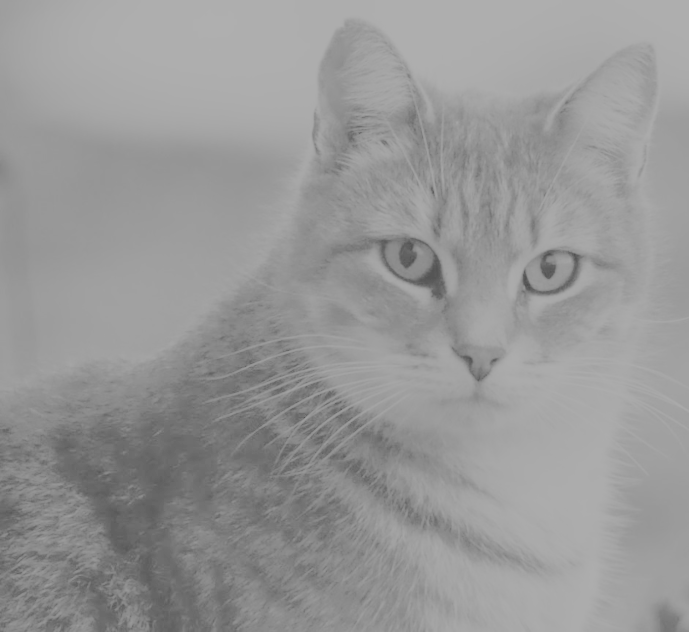
#> input picture ex1/IntroML - Exercise 1/data/hello.png, 689 x 632 px
$ python histogram_equalization.py
#> lines starting #> are read from the running program, lines starting #| are printed output that depends on the picture
import numpy as np
import cv2
import matplotlib.pyplot as plt
from pathlib import Path


def load_image(path: str) -> np.ndarray:
    # Load the image using CV2 and return it.
    loaded_image = cv2.imread(path, cv2.IMREAD_GRAYSCALE)
    if loaded_image is None:
        raise FileNotFoundError(f"Cannot load image at {path}")
    return loaded_image


def compute_histogram(image: np.ndarray) -> np.ndarray:
    # ToDo: Create a histogram for the given image (256 values).
    # ToDo: Don't use functions like np.histogram.
    # ToDo: It is easier if you flatten your image first.
    histogram = np.zeros(256, dtype=np.int64)
    flattened_image = image.flatten()

    for pixel in flattened_image:
        histogram[pixel] += 1
    return histogram


def compute_cdf(histogram: np.ndarray) -> np.ndarray:
    # ToDo: Compute the CDF.
    # ToDo: Don't forget to normalize it (turn it into a distribution).
    cdf = np.zeros(256, dtype=np.float64)

    total_pixels = 0
    for number_of_pixels_with_intensity in histogram:
        total_pixels += number_of_pixels_with_intensity

    cumulative_pixel_count = 0
    for i in range(256):
        cumulative_pixel_count += histogram[i]
        cdf[i] = cumulative_pixel_count / total_pixels
    return cdf


def equalize_image(image: np.ndarray, cdf: np.ndarray) -> np.ndarray:
    # ToDo: Apply histogram equalization to the given image.
    # ToDo: Hint: Flatten the image first and reshape it again in the end.
    flattened_image = image.flatten()
    equalized_flattened_image = np.zeros_like(flattened_image, dtype=np.uint8)

    # The maximum gray value for an 8-bit grayscale image is 255
    number_of_intensity_values = 255

    # Find C_min: the first non-zero value in the CDF
    cdf_min = 0.0
    for cdf_value in cdf:
        if cdf_value > 0:
            cdf_min = cdf_value
            break

    # Apply the histogram equalization formula to every pixel
    for pixel_index in range(len(flattened_image)):
        old_pixel_value = flattened_image[pixel_index]

        # new_pixel = floor(((C(old_pixel) - C_min) / (1 - C_min)) * 255)
        new_pixel_value = np.floor(
            ((cdf[old_pixel_value] - cdf_min) / (1 - cdf_min))
            * number_of_intensity_values
        )

        equalized_flattened_image[pixel_index] = np.uint8(new_pixel_value)

    equalized_image = equalized_flattened_image.reshape(image.shape)
    return equalized_image


def save_image(image: np.ndarray, path: str) -> None:
    # Save the image to the given folder.
    cv2.imwrite(path, image)


def show_images(original_image: np.ndarray, equalized_image: np.ndarray) -> None:
    # ToDo: Display the original and the equalized images next to each other.
    plt.figure(figsize=(10, 5))
    plt.subplot(1, 2, 1)
    plt.imshow(original_image, cmap='gray')
    plt.title('Original Image')
    plt.axis('off')

    plt.subplot(1, 2, 2)
    plt.imshow(equalized_image, cmap='gray')
    plt.title('Equalized Image')
    plt.axis('off')

    plt.tight_layout()
    plt.show()


def histogram_equalization(input_path: str, output_path: str) -> None:
    # ToDo: Combine the different functions into one.
    loaded_image = load_image(input_path)
#> in load_image, loaded_image is the input picture: shape (632, 689); min 78, max 175, mean 151.1
    histogram = compute_histogram(loaded_image)
#> the loop in compute_histogram, `for pixel in flattened_image:` made 435448 passes
#> pixel on passes 1 to 3: 158, 158, 158
#> after the loop in compute_histogram, `for pixel in flattened_image:`: histogram = 256 values, max 20626 at index 174, min 0 at index 0, mean 1701
    cdf = compute_cdf(histogram)
#> after the loop in compute_cdf, `for number_of_pixels_with_intensity in histogram:`: total_pixels = 435448
#> after the loop in compute_cdf, `for i in range(256):`: cdf = 256 values from 0 to 1; cumulative_pixel_count = 435448
#> cdf = 256 values from 0 to 1
    equalized_image = equalize_image(loaded_image, cdf)
#> the loop in equalize_image, `for cdf_value in cdf:` made 79 passes
#> cdf_min on pass 79: 2.3e-06
#> the loop in equalize_image, `for pixel_index in range(len(flattened_image)):` made 435448 passes
#> (old_pixel_value, new_pixel_value) on passes 1 to 3: (158, 148), (158, 148), (158, 148)
#> in equalize_image, `equalized_image = equalized_flattened_image.reshape(image.shape)`:
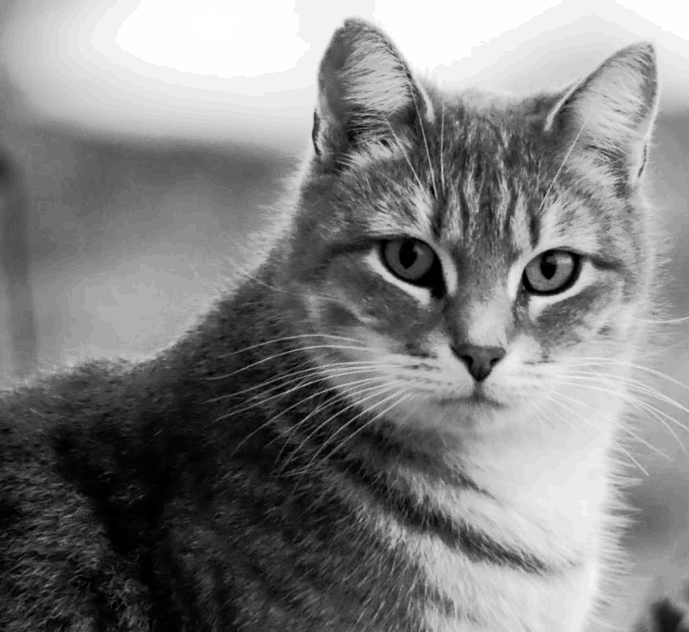
#> equalized_image: shape (632, 689); min 0, max 255, mean 129.7
    if equalized_image.size != 0:
        save_image(equalized_image, output_path)


if __name__ == '__main__':
    # Load the images and perform histogram equalization.
    base_dir = Path(__file__).resolve().parent
    data_dir = base_dir / 'data'
    input_image_path = str(data_dir / 'hello.png')
    output_image_path = str(data_dir / 'kitty.png')
    histogram_equalization(input_image_path, output_image_path)

    # Show the images next to each other.
    original = load_image(input_image_path)
    if Path(output_image_path).exists():
        equalized = load_image(output_image_path)
        show_images(original, equalized)
#> in show_images, `plt.show()`:
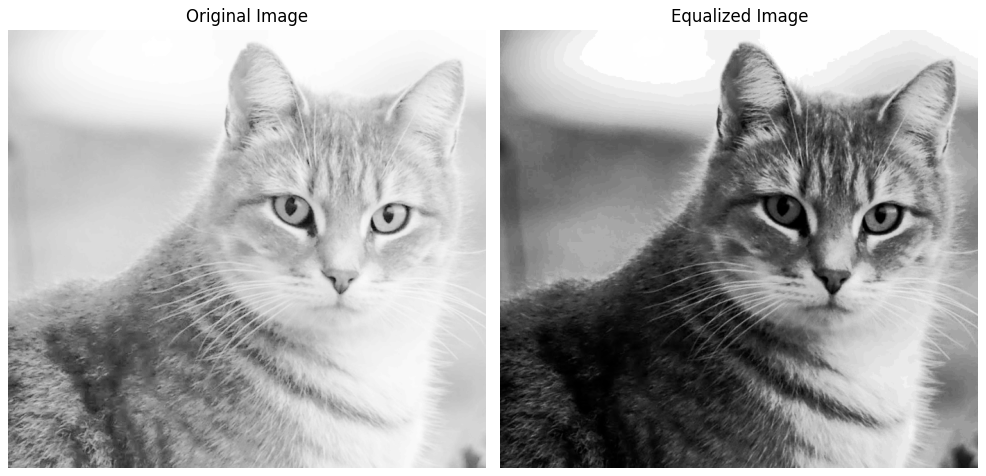
#> figure drawn by matplotlib, 2 panels

$ run again, with ex1/IntroML - Exercise 1/data/contrast.jpg saved as ex1/IntroML - Exercise 1/data/hello.png
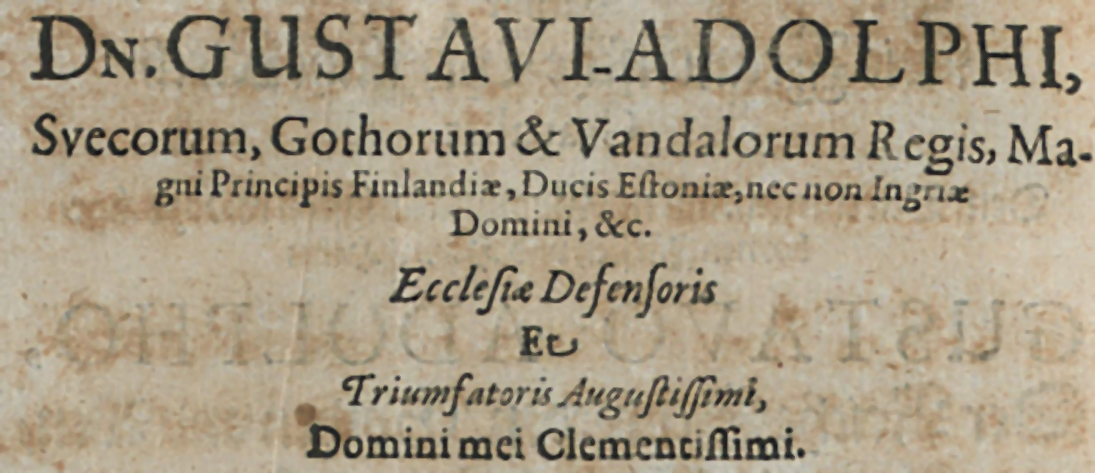
#> input picture ex1/IntroML - Exercise 1/data/contrast.jpg, 1095 x 473 px
#> in load_image, `loaded_image = cv2.imread(path, cv2.IMREAD_GRAYSCALE)`:
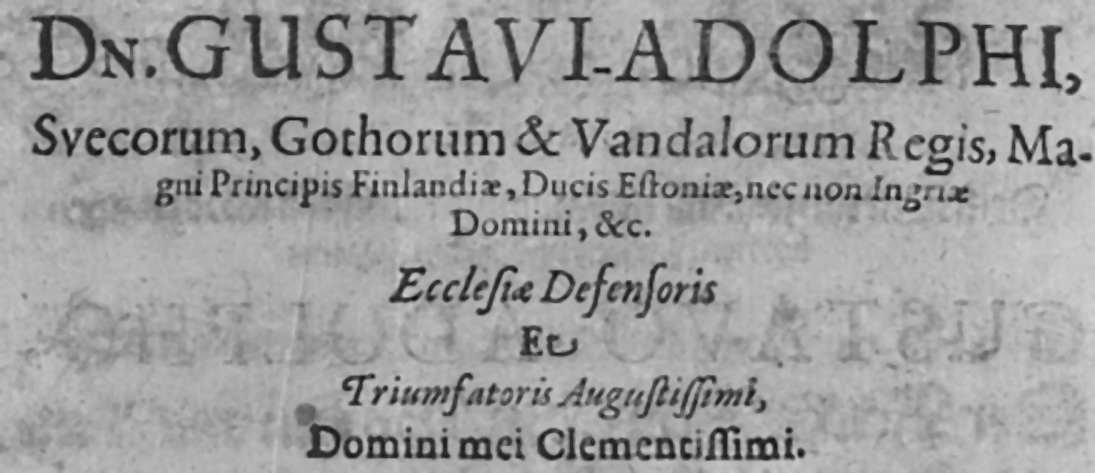
#> loaded_image: shape (473, 1095); min 16, max 210, mean 156.3
#> the loop in compute_histogram, `for pixel in flattened_image:` made 517935 passes
#> pixel on passes 1 to 3: 163, 164, 166
#> after the loop in compute_histogram, `for pixel in flattened_image:`: histogram = 256 values, max 16476 at index 173, min 0 at index 0, mean 2023.2
#> the loop in compute_cdf, `for number_of_pixels_with_intensity in histogram:` made 256 passes
#> (number_of_pixels_with_intensity, total_pixels) on passes 2 to 4: (0, 0), (0, 0), (0, 0)
#> after the loop in compute_cdf, `for number_of_pixels_with_intensity in histogram:`: total_pixels = 517935
#> the loop in compute_cdf, `for i in range(256):` made 256 passes
#> cumulative_pixel_count on passes 1 to 3: 0, 0, 0
#> after the loop in compute_cdf, `for i in range(256):`: cdf = 256 values from 0 to 1; cumulative_pixel_count = 517935
#> in histogram_equalization, `cdf = compute_cdf(histogram)`: cdf = 256 values from 0 to 1
#> the loop in equalize_image, `for cdf_value in cdf:` made 17 passes
#> cdf_min on pass 17: 1.93e-06
#> the loop in equalize_image, `for pixel_index in range(len(flattened_image)):` made 517935 passes
#> (old_pixel_value, new_pixel_value) on passes 1 to 3: (163, 101), (164, 107), (166, 119)
#> in show_images, `plt.show()`:
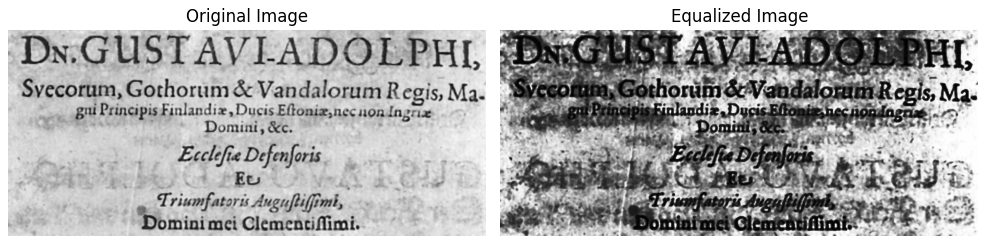
#> figure drawn by matplotlib, 2 panels
